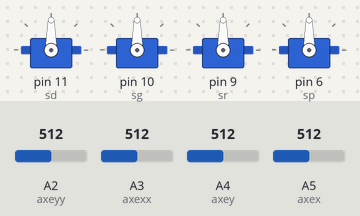
This sketch was run on a simulated Arduino Uno, built with avr-gcc and run on an emulated ATmega328P. On the bench: 4 × servo. Inputs (shaded band) come from the test bench; at power-on: A2 (axeyy) = 512, A3 (axexx) = 512, A4 (axey) = 512, A5 (axex) = 512.

Above: at 1.2 s.
1.3 s: A2 (axeyy) set to 357
2.8 s: A2 (axeyy) set to 331
At 3.25 s:
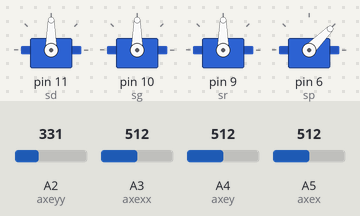
5.8 s: A2 (axeyy) set to 735
At 5.8 s:
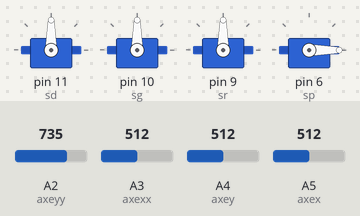
7.3 s: A2 (axeyy) set to 763
At 9.8 s:
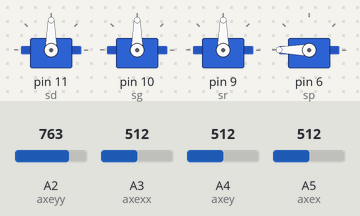
10.3 s: A2 (axeyy) set to 306
Timing chart, 0 to 14.3 s (numbered marks = the images above; inputs shaded):
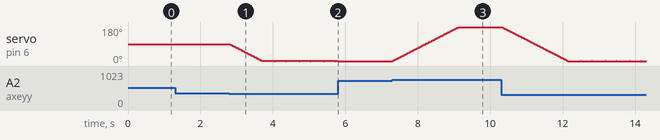

Measured:
- the behaviour switches between 350 and 349 on A2 (axeyy) (found by bisection; images 0 and 1)
- the behaviour switches between 750 and 751 on A2 (axeyy) (found by bisection; images 2 and 3)
- after the input at 1.3 s, every drawn part: stays the same
- after the input at 5.8 s, servo on pin 6 (sp): stays 0° (without the input it goes to 1° after 0.29 s)
- after the input at 7.3 s, servo on pin 6 (sp): moves from 0° to 180° over 1.8 s, starting at once

The sketch:

mvtaux.ino
```cpp
#include <Servo.h>

Servo sd;
Servo sg;
Servo sr;
Servo sp;
int axex = A5;
int axey = A4;
int axexx =A3;
int axeyy = A2;
int valx;
int valy;
int valxx;
int valyy;
int tempx=135;
int tempy = 130;
int tempxx =90;
int tempyy = 90;

int var = 10;

void setup()
{
  pinMode(axex, INPUT);
  pinMode(axey, INPUT);
  pinMode(axexx, INPUT);
  pinMode(axeyy, INPUT);
  sd.attach(11);
  sg.attach(10);
  sr.attach(9);
  sp.attach(6);
}

void loop()
{
  valx = analogRead(axex);          //droite
  while(valx<350)
  {
    if(tempx<80)
    {
      sd.write(81);
      tempx = 81;
    }
    else
    {
    tempx--;
    sd.write(tempx);
    delay(var);
    valx = analogRead(axex);
    }
  }
  valx = analogRead(axex);
  while(valx>750)
  {
    if (tempx>180)
    {
      sd.write(179);
      tempx=179;
    }
    else
    {
    tempx++;
    sd.write(tempx);
    delay(var);
    valx = analogRead(axex);
    }
  }


  valy = analogRead(axey);      // gauche
  while(valy<350)
  {
    if(tempy<90)
    {
     sg.write(91);
     tempy=91;
    }
    else
    {
    tempy--;
    sg.write(tempy);
    delay(var);
    valy = analogRead(axey);
    }
  }
  valy = analogRead(axey);
  while(valy>750)
  {
    if (tempy>180)
    {
     sg.write(179);
     tempy=179;
    }
    else
    {
    tempy++;
    sg.write(tempy);
    delay(var);
    valy = analogRead(axey);
    }
  }


  valxx = analogRead(axexx);          // rotation
  while(valxx<350)
  {
    if(tempxx<1)
    {
      sr.write(2);
      tempxx=2;
    }
    else
    {
    tempxx--;
    sr.write(tempxx);
    delay(var);
    valxx = analogRead(axexx);
    }
  }
  valxx = analogRead(axexx);
  while(valxx>750)
  {
    if (tempxx>180)
    {
      sr.write(179);
      tempxx=179;
    }
    else
    {
    tempxx++;
    sr.write(tempxx);
    delay(var);
    valxx = analogRead(axexx);
    }
  }


  valyy = analogRead(axeyy);        //pince
  while(valyy<350)
  {
    if(tempyy<1)
    {
      sp.write(2);
      tempyy=2;
    }
    else
    {
    tempyy--;
    sp.write(tempyy);
    delay(var);
    valyy = analogRead(axeyy);
    }
  }
  valyy = analogRead(axeyy);
  while(valyy>750)
  {
    if (tempyy>180)
    {
      sp.write(179);
      tempyy=179;
    }
    else
    {
    tempyy++;
    sp.write(tempyy);
    delay(var);
    valyy = analogRead(axeyy);
    }
  }
}
```
